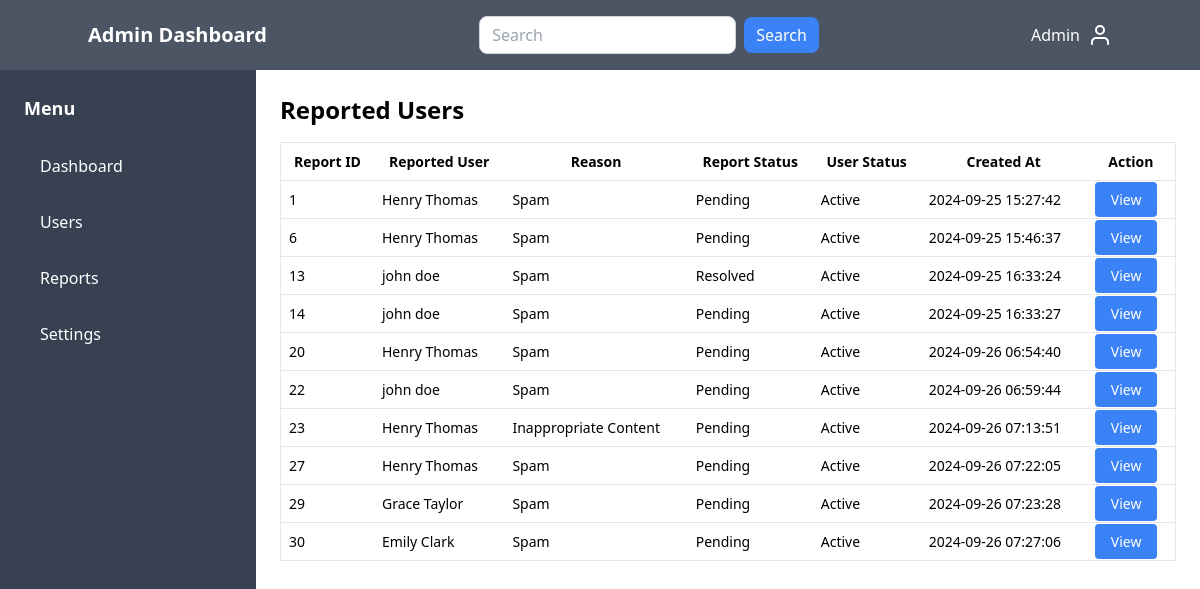
Page /admin/reports.php on the earlier database version.
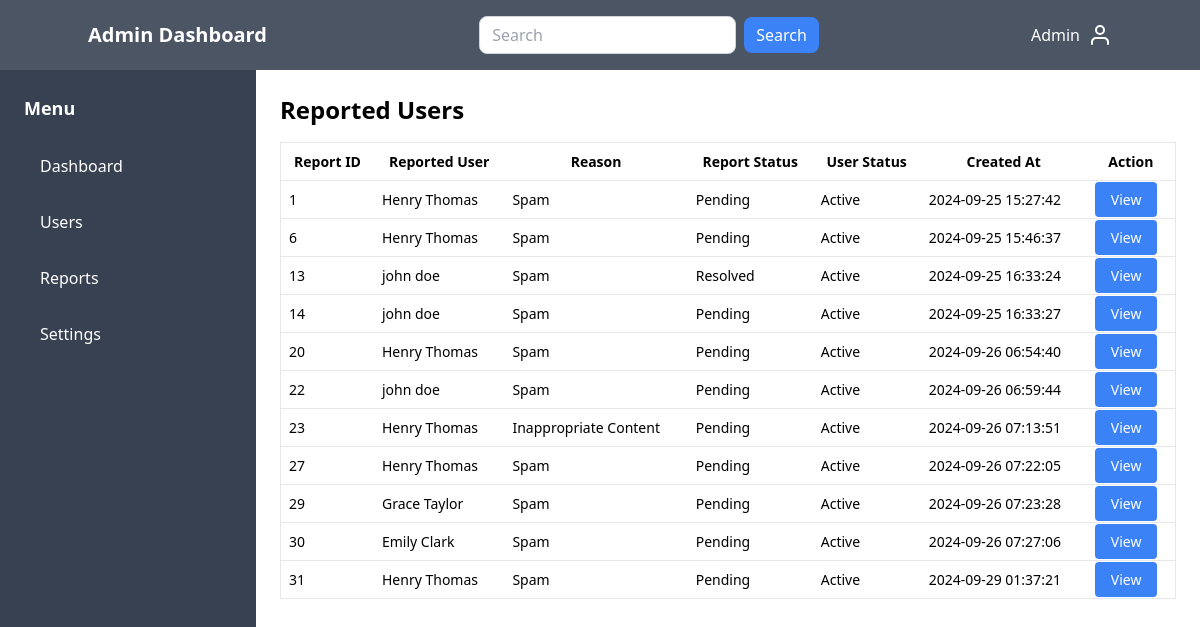
Same page on the later database version.
### tables this page shows
CREATE TABLE `reports` (
  `ReportID` int(11) NOT NULL,
  `ReporterID` int(11) DEFAULT NULL,
  `ReportedUserID` int(11) DEFAULT NULL,
  `ReportedPostID` int(11) DEFAULT NULL,
  `ReportedCommentID` int(11) DEFAULT NULL,
  `Reason` text DEFAULT NULL,
  `Status` enum('Pending','Reviewed','Resolved') DEFAULT 'Pending',
  `CreatedAt` datetime DEFAULT current_timestamp(),
  `ResolvedAt` datetime DEFAULT NULL
);

### admin/reports.php (the view, shortened to what this page needs)
<?php
include('../includes/config.php');
$query = "SELECT r.ReportID, r.ReportedUserID, r.Reason, r.Status as ReportStatus, r.CreatedAt,
          CONCAT(u.FirstName, ' ', u.LastName) AS FullName,
          u.IsSuspended, u.SuspensionEndDate, u.IsBanned
          FROM Reports r
          JOIN Users u ON r.ReportedUserID = u.UserID";
$stmt = $pdo->query($query);
$reports = $stmt->fetchAll(PDO::FETCH_ASSOC);
?>
<!DOCTYPE html>
<html lang="en">
<head>
    <link href="https://cdn.jsdelivr.net/npm/tailwindcss@2.2.19/dist/tailwind.min.css" rel="stylesheet">
    <link rel="stylesheet" href="assets/css/style.css">
</head>
<body>
    <?php include('components/header.php'); ?>
    <div class="flex">
        <?php include('components/sidebar.php'); ?>
        <main class="flex-1 p-6">
            <div class="container mx-auto">
                <h2 class="text-2xl font-semibold mb-4">Reported Users</h2>
                <table class="min-w-full bg-white border border-gray-200 table-small">
                    <thead>
                        <tr>
                            <th class="border-b">Report ID</th>
                            <th class="border-b">Reported User</th>
                            <th class="border-b">Reason</th>
                            <th class="border-b">Report Status</th>
                            <th class="border-b">User Status</th>
                            <th class="border-b">Created At</th>
                            <th class="border-b">Action</th>
                        </tr>
                    </thead>
                    <tbody>
                        <?php if ($reports): ?>
                            <?php foreach ($reports as $report): ?>
                                <tr>
                                    <td class="border-b"><?= htmlspecialchars($report['ReportID']) ?></td>
                                    <td class="border-b"><?= htmlspecialchars($report['FullName']) ?></td>
                                    <td class="border-b"><?= htmlspecialchars($report['Reason']) ?></td>
                                    <td class="border-b"><?= htmlspecialchars($report['ReportStatus']) ?></td>
                                    <td class="border-b">
                                        <?php
                                        if ($report['IsBanned']) {
                                            echo 'Banned';
                                        } elseif ($report['IsSuspended']) {
                                            echo 'Suspended until ' . $report['SuspensionEndDate'];
                                        } else {
                                            echo 'Active';
                                        }
                                        ?>
                                    </td>
                                    <td class="border-b"><?= htmlspecialchars($report['CreatedAt']) ?></td>
                                    <td class="border-b">
                                        <a href="view_user.php?id=<?= htmlspecialchars($report['ReportedUserID']) ?>" class="bg-blue-500 text-white rounded px-4 py-2 text-sm">View</a>
                                    </td>
                                </tr>
                            <?php endforeach; ?>
                        <?php else: ?>
                            <tr>
                                <td colspan="7" class="text-red-500 text-center py-2">No reports found.</td>
                            </tr>
                        <?php endif; ?>
                    </tbody>
                </table>
            </div>
        </main>
    </div>
</body>
</html>

Differences in the rows shown:
added reports: ReportID "31", FullName "Henry Thomas", Reason "Spam", Status "Pending", CreatedAt "2024-09-29 01:37:21"
